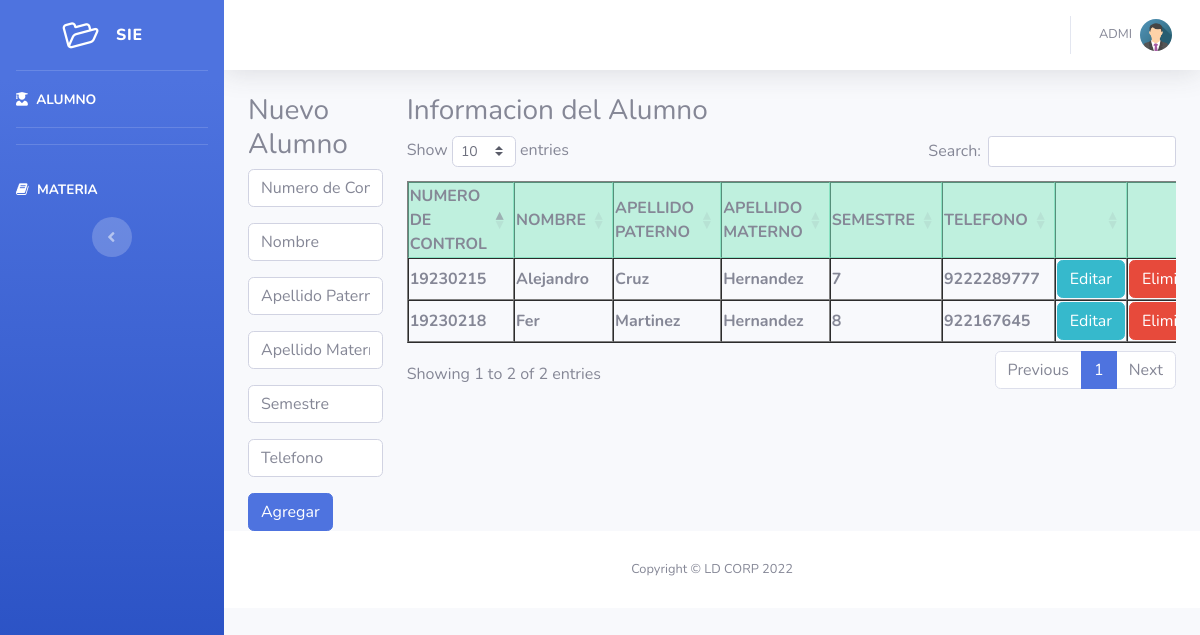
Screenshot of /dashboard2022/index.php (signed in) with the database file from the repository.
### tables this page shows
CREATE TABLE `alumnos` (
  `id` int NOT NULL AUTO_INCREMENT,
  `alumno_nc` varchar(255) NOT NULL,
  `nombre_alum` varchar(255) NOT NULL,
  `apellido_pat` varchar(255) NOT NULL,
  `apellido_mat` varchar(255) NOT NULL,
  `semestre` char(2) NOT NULL,
  `telefono` varchar(50) DEFAULT NULL,
  PRIMARY KEY (`id`),
  UNIQUE KEY `alumno_nc` (`alumno_nc`)
);

### dashboard2022/index.php (the view, shortened to what this page needs)
<?php require_once "vistas/vistaSuperior.php";?>
<?php
    $con=conectar();
    $sql="SELECT *  from alumnos";
    $query=mysqli_query($con,$sql);
?>
<div class="container mt-6">
                    <div class="row">
                        <div class="col-lg-2">
                       <div class="table-responsive">
                            <h3>Nuevo Alumno</h3>
                                <form action="crudAlumno/insertar.php" method="POST">
                                    <input type="text" class="form-control mb-3" name="alumno_nc" placeholder="Numero de Control">
                                    <input type="text" class="form-control mb-3" name="nombre_alum" placeholder="Nombre">
                                    <input type="text" class="form-control mb-3" name="apellido_pat" placeholder="Apellido Paterno">
                                    <input type="text" class="form-control mb-3" name="apellido_mat" placeholder="Apellido Materno">
                                    <input type="text" class="form-control mb-3" name="semestre" placeholder="Semestre">
                                    <input type="text" class="form-control mb-3" name="telefono" placeholder="Telefono">
                                    <input type="submit" class="btn btn-primary " value="Agregar">
                                </form>
                        </div>
                        </div>
                        <div class="col-lg-10">
                        <div class="table-responsive">
                          <h3>Informacion del Alumno</h3>
                            <table id="tablaAlumno" class="cell-border compact stripe" border=1 >
                                <thead class="table-success table-striped" >
                                    <tr>
                                        <th>NUMERO DE CONTROL</th>
                                        <th>NOMBRE</th>
                                        <th>APELLIDO PATERNO</th>
                                        <th>APELLIDO MATERNO</th>
                                        <th>SEMESTRE</th>
                                        <th>TELEFONO</th>
                                        <th></th>
                                        <th></th>
                                    </tr>
                                </thead>
                                <tbody>
                                        <?php
                                            while($row=mysqli_fetch_array($query)){
                                        ?>
                                            <tr>
                                                <th><?php  echo $row['alumno_nc']?></th>
                                                <th><?php  echo $row['nombre_alum']?></th>
                                                <th><?php  echo $row['apellido_pat']?></th>
                                                <th><?php  echo $row['apellido_mat']?></th>
                                                <th><?php  echo $row['semestre']?></th>
                                                <th><?php  echo $row['telefono']?></th>
                                                <th><a href="actualizar.php?id=<?php echo $row['id'] ?>" class="btn btn-info">Editar</a></th>
                                                <th><a href="crudAlumno/delete.php?id=<?php echo $row['id'] ?>" class="btn btn-danger">Eliminar</a></th>
                                            </tr>
                                        <?php
                                            }
                                        ?>
                                </tbody>
                            </table>
                        </div>
                        </div>
                    </div>
            </div>
<?php require_once "vistas/vistaInferior.php";?>

### rows the page displays
alumnos: alumno_nc "19230215", nombre_alum "Alejandro", apellido_pat "Cruz", apellido_mat "Hernandez", semestre "7", telefono "9222289777"
alumnos: alumno_nc "19230218", nombre_alum "Fer", apellido_pat "Martinez", apellido_mat "Hernandez", semestre "8", telefono "922167645"

### other values shown
$_SESSION["s_usuario"] "ADMI"
